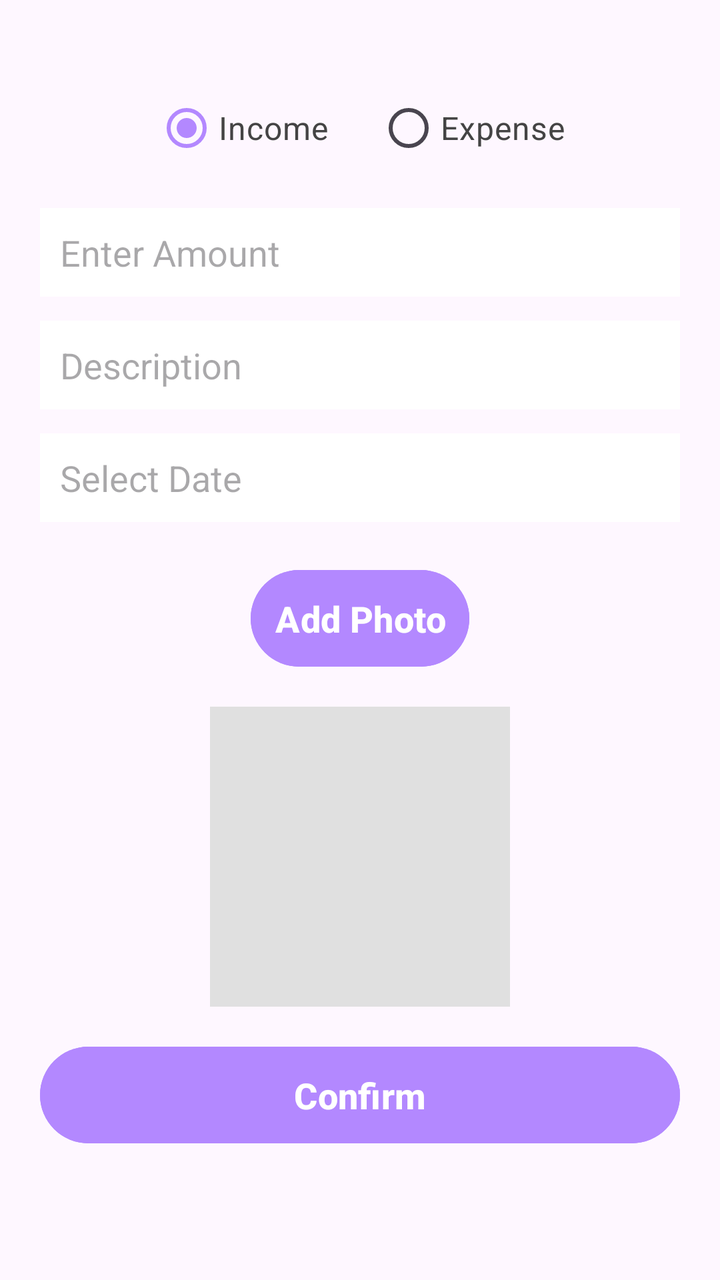
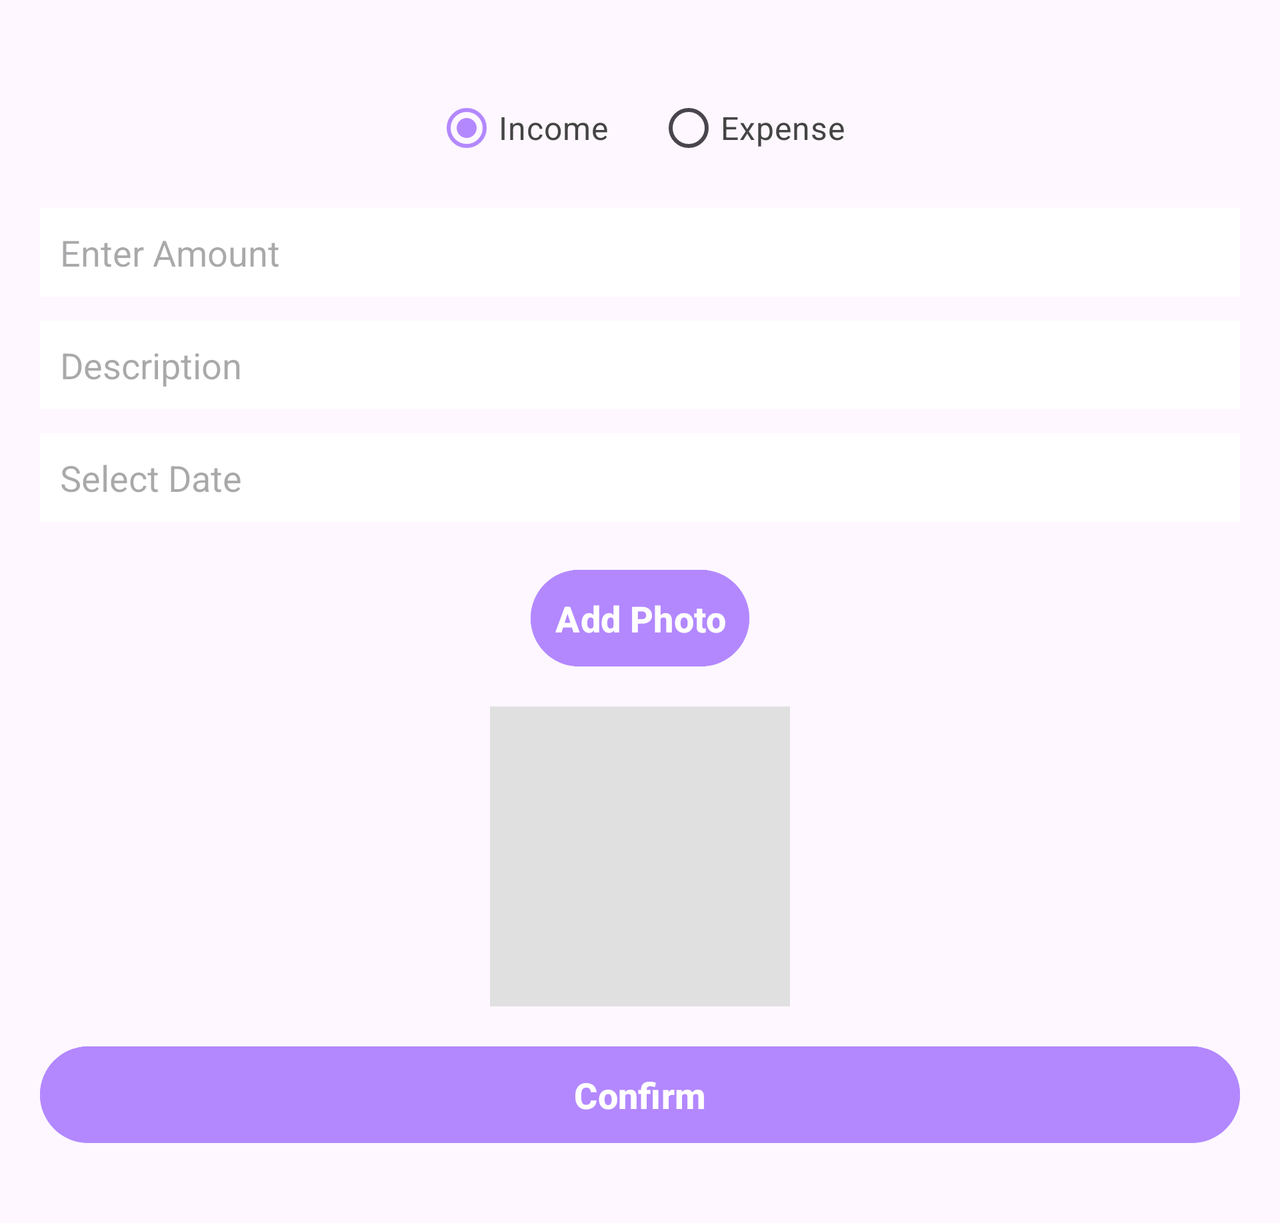

Two renders of one Android screen. The first uses the default layout on a phone; the second uses the alternative layout the repository ships for a different screen configuration, on a matching device. The two XML files are below.
<!-- AndroidManifest.xml: application theme Theme.BudgetManager -->
<!-- res/layout/add_item_layout.xml -->
<LinearLayout
    xmlns:android="http://schemas.android.com/apk/res/android"
    android:layout_width="match_parent"
    android:layout_height="match_parent"
    android:orientation="vertical"
    android:padding="20dp"
    xmlns:tools="http://schemas.android.com/tools"
    tools:context="AddItemFragment">

    <RadioGroup
        android:id="@+id/transaction_type_group"
        android:layout_width="wrap_content"
        android:layout_height="wrap_content"
        android:layout_gravity="center_horizontal"
        android:orientation="horizontal"
        android:layout_marginTop="20dp"
        android:layout_marginBottom="16dp">

        <RadioButton
            android:id="@+id/income_radio"
            android:layout_width="wrap_content"
            android:layout_height="wrap_content"
            android:text="@string/income"
            android:textSize="16sp"
            android:textColor="#444444"
            android:checked="true" />

        <RadioButton
            android:id="@+id/expense_radio"
            android:layout_width="wrap_content"
            android:layout_height="wrap_content"
            android:text="@string/expense"
            android:layout_marginStart="24dp"
            android:textSize="16sp"
            android:textColor="#444444" />
    </RadioGroup>

    <EditText
        android:id="@+id/amount_input"
        android:layout_width="match_parent"
        android:layout_height="wrap_content"
        android:layout_marginBottom="12dp"
        android:hint="@string/enter_amount"
        android:inputType="numberDecimal"
        android:textSize="18sp"
        android:background="#FFFFFF"
        android:padding="10dp" />

    <EditText
        android:id="@+id/description_input"
        android:layout_width="match_parent"
        android:layout_height="wrap_content"
        android:layout_marginBottom="12dp"
        android:hint="@string/description"
        android:inputType="text"
        android:textSize="18sp"
        android:background="#FFFFFF"
        android:padding="10dp"/>

    <EditText
        android:id="@+id/date_picker"
        android:layout_width="match_parent"
        android:layout_height="wrap_content"
        android:layout_marginBottom="20dp"
        android:hint="@string/select_date"
        android:inputType="text"
        android:textSize="18sp"
        android:background="#FFFFFF"
        android:padding="10dp"
        android:focusable="false"/>

    <Button
        android:id="@+id/take_photo_button"
        android:layout_width="wrap_content"
        android:layout_height="wrap_content"
        android:layout_marginBottom="16dp"
        android:text="@string/add_photo"
        android:layout_gravity="center"
        android:textSize="18sp"
        android:textStyle="bold"
        android:backgroundTint="@color/purple"
        android:textColor="#FFFFFF"
        android:padding="12dp" />

    <ImageView
        android:id="@+id/selected_image"
        android:layout_width="150dp"
        android:layout_height="150dp"
        android:layout_gravity="center"
        android:layout_marginBottom="16dp"
        android:scaleType="centerCrop"
        android:background="#E0E0E0"
        android:contentDescription="@string/selected_image_placeholder" />



    <Button
        android:id="@+id/confirm_transaction_button"
        android:layout_width="match_parent"
        android:layout_height="wrap_content"
        android:layout_marginBottom="16dp"
        android:text="@string/confirm"
        android:textSize="18sp"
        android:textStyle="bold"
        android:backgroundTint="@color/purple"
        android:textColor="#FFFFFF"
        android:padding="12dp" />

</LinearLayout>
<!-- resources referenced by this layout -->
<resources>
  <color name="purple">#B388FF</color>
  <string name="add_photo">Add Photo</string>
  <string name="confirm">Confirm</string>
  <string name="description">Description</string>
  <string name="enter_amount">Enter Amount</string>
  <string name="expense">Expense</string>
  <string name="income">Income</string>
  <string name="select_date">Select Date</string>
  <string name="selected_image_placeholder">Selected Image Placeholder</string>
  <style name="Theme.BudgetManager" parent="Base.Theme.BudgetManager" />
  <style name="Base.Theme.BudgetManager" parent="Theme.Material3.DayNight.NoActionBar">
          
          
          <item name="colorPrimary">@color/purple</item>
      </style>
</resources>
<!-- res/layout-land/add_item_layout.xml (the repository's variant of the layout above) -->
<!-- drawn on the phone turned sideways -->
<ScrollView
    xmlns:android="http://schemas.android.com/apk/res/android"
    android:layout_width="match_parent"
    android:layout_height="match_parent"
    android:fillViewport="true"
    xmlns:tools="http://schemas.android.com/tools"
    tools:context="AddItemFragment">

    <LinearLayout
        android:layout_width="match_parent"
        android:layout_height="wrap_content"
        android:orientation="vertical"
        android:padding="20dp">

        <RadioGroup
            android:id="@+id/transaction_type_group"
            android:layout_width="wrap_content"
            android:layout_height="wrap_content"
            android:layout_gravity="center_horizontal"
            android:orientation="horizontal"
            android:layout_marginTop="20dp"
            android:layout_marginBottom="16dp">

            <RadioButton
                android:id="@+id/income_radio"
                android:layout_width="wrap_content"
                android:layout_height="wrap_content"
                android:text="@string/income"
                android:textSize="16sp"
                android:textColor="#444444"
                android:checked="true" />

            <RadioButton
                android:id="@+id/expense_radio"
                android:layout_width="wrap_content"
                android:layout_height="wrap_content"
                android:text="@string/expense"
                android:layout_marginStart="24dp"
                android:textSize="16sp"
                android:textColor="#444444" />
        </RadioGroup>

        <EditText
            android:id="@+id/amount_input"
            android:layout_width="match_parent"
            android:layout_height="wrap_content"
            android:layout_marginBottom="12dp"
            android:hint="@string/enter_amount"
            android:inputType="numberDecimal"
            android:textSize="18sp"
            android:background="#FFFFFF"
            android:padding="10dp" />

        <EditText
            android:id="@+id/description_input"
            android:layout_width="match_parent"
            android:layout_height="wrap_content"
            android:layout_marginBottom="12dp"
            android:hint="@string/description"
            android:inputType="text"
            android:textSize="18sp"
            android:background="#FFFFFF"
            android:padding="10dp" />

        <EditText
            android:id="@+id/date_picker"
            android:layout_width="match_parent"
            android:layout_height="wrap_content"
            android:layout_marginBottom="20dp"
            android:hint="@string/select_date"
            android:inputType="text"
            android:textSize="18sp"
            android:background="#FFFFFF"
            android:padding="10dp"
            android:focusable="false" />

        <Button
            android:id="@+id/take_photo_button"
            android:layout_width="wrap_content"
            android:layout_height="wrap_content"
            android:layout_marginBottom="16dp"
            android:text="@string/add_photo"
            android:layout_gravity="center"
            android:textSize="18sp"
            android:textStyle="bold"
            android:backgroundTint="@color/purple"
            android:textColor="#FFFFFF"
            android:padding="12dp" />

        <ImageView
            android:id="@+id/selected_image"
            android:layout_width="150dp"
            android:layout_height="150dp"
            android:layout_gravity="center"
            android:layout_marginBottom="16dp"
            android:scaleType="centerCrop"
            android:background="#E0E0E0"
            android:contentDescription="@string/selected_image_placeholder" />

        <Button
            android:id="@+id/confirm_transaction_button"
            android:layout_width="match_parent"
            android:layout_height="wrap_content"
            android:layout_marginBottom="16dp"
            android:text="@string/confirm"
            android:textSize="18sp"
            android:textStyle="bold"
            android:backgroundTint="@color/purple"
            android:textColor="#FFFFFF"
            android:padding="12dp" />

    </LinearLayout>
</ScrollView>
